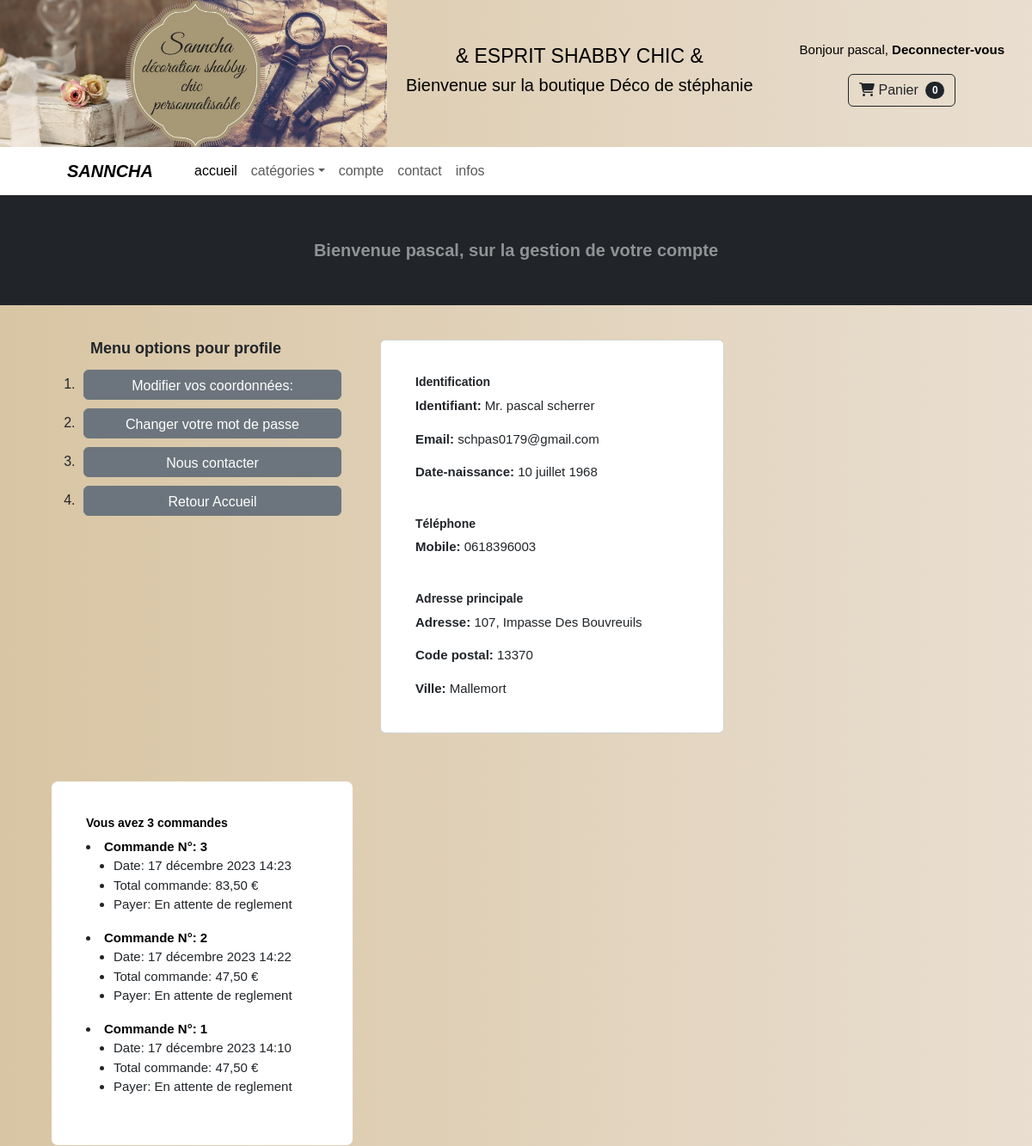
The app's page /account/dashboard/ (signed in, upper part), older data.
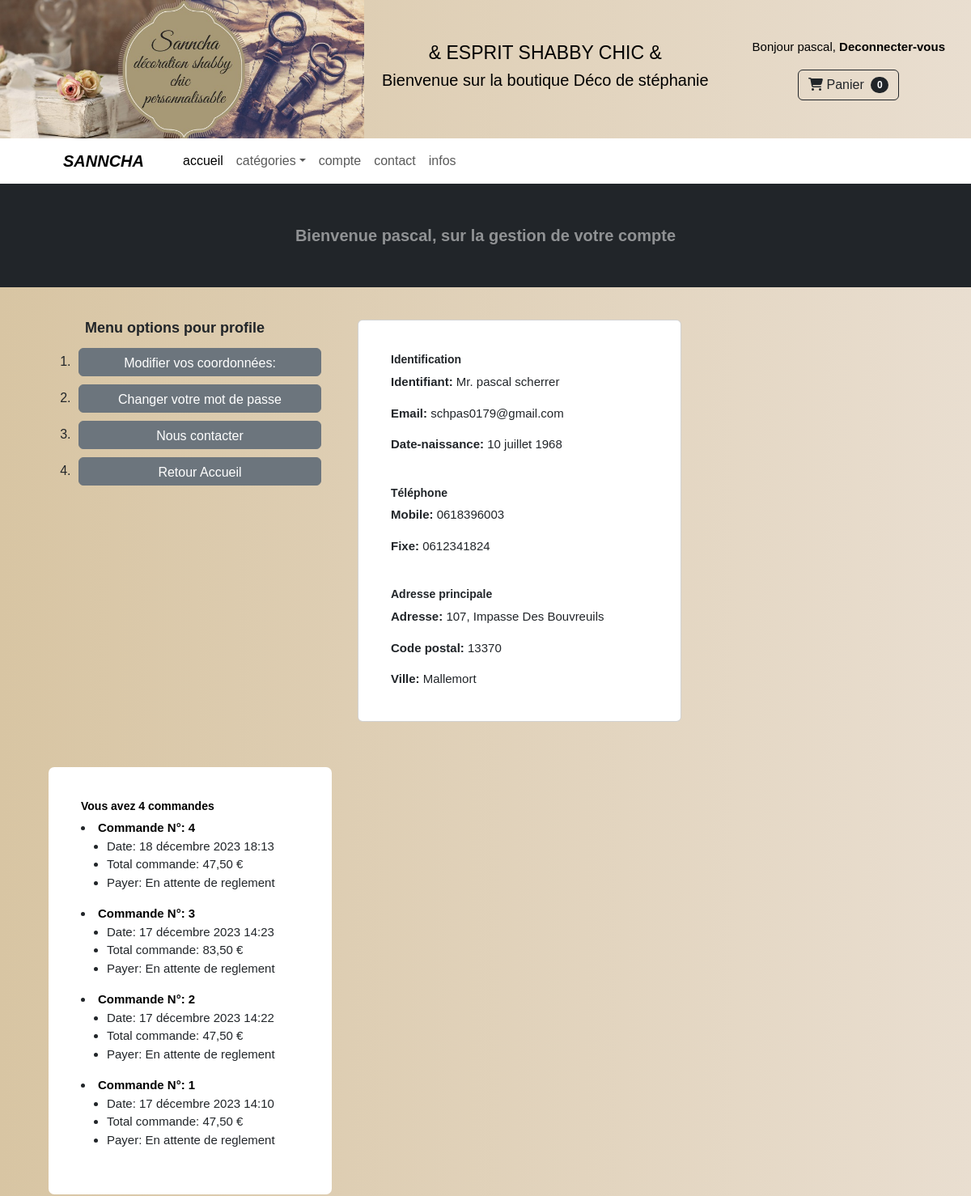
The same page, newer data.
### account/models.py (models this page shows, shortened)
class Profile(models.Model):
    GENRE = (
        ('aucun', 'aucun'),
        ('Mme.', 'Mme.'),
        ('Mr.', 'Mr.'),
    )
    user = models.OneToOneField(settings.AUTH_USER_MODEL, on_delete=models.CASCADE)
    date_of_birth = models.DateField(blank=True, null=True)
    address_primary = models.CharField(max_length=250)
    complement_adress_primary = models.CharField(max_length=250, blank=True, null=True)
    postal_code_primary = models.CharField(max_length=20)
    city_primary = models.CharField(max_length=100)
    phoneNumber1 = models.CharField(max_length=16, blank=True, null=True)
    phoneNumber2 = models.CharField( max_length=16, blank=True, null=True)
    address_secondery = models.CharField(max_length=250, blank=True, null=True)
    complement_adress_secondary = models.CharField(max_length=250, blank=True, null=True)
    postal_code_secondery = models.CharField(max_length=20, blank=True, null=True)
    city_secondery = models.CharField(max_length=100, blank=True, null=True)
    genre = models.CharField(choices=GENRE, default=1, max_length=20)

### order/models.py (models this page shows, shortened)
class Order(models.Model):
    user = models.ForeignKey(settings.AUTH_USER_MODEL, on_delete=models.CASCADE, related_name='order_user')
    created = models.DateTimeField(auto_now_add=True)
    updated = models.DateTimeField(auto_now=True)
    total_order = models.DecimalField(max_digits=5, decimal_places=2)
    order_key = models.CharField(max_length=200)
    paid_status = models.BooleanField(default=False)
    class Meta:
        ordering = ('-created',)
    def get_absolute_url(self):
        return reverse('order_list_by_order', args=[self.id])

### account/views.py (the view)
# urls.py: path("dashboard/", dashboard, name="dashboard"),
@login_required
def dashboard(request, orders_id=None):
	orders = None
	order_item = None
	if request.user.is_authenticated:
		user = User.objects.get (id=request.user.id)
		profile = Profile.objects.all()
		user_profile = profile.filter(user=user)
		order = Order.objects.filter(user=user)
		nb_order = order.count()
		if orders_id:
			orders = get_object_or_404(Order, id=orders_id)
			order_item = OrderItem.objects.filter(order_id=orders_id)
	else:
		return redirect("login")
	context = {
		"order": order,
		"orders": orders,
		"order_item": order_item,
		"nb_order": nb_order,
		"user": user,
		"user_profile": user_profile,
	}
	return render(request, 'account/dashboard.html', context)

### cart/cart.py (called while the page is built)
	def __len__(self):
		return sum(item['quantity'] for item in self.cart.values())

### cart/context_processors.py (called while the page is built)
def cart(request):
	return {'cart': Cart(request)}

### account/templates/account/dashboard.html (shortened to what this page needs)
{% extends "base.html" %}
{% load static %}
{% block css %}
  <link rel="stylesheet" type="text/css" href="{% static 'css/style.css' %}">
{% endblock css %}
{% block content %}
<div id="dashboard">
  <header class="bg-dark py-1">
    <div class="container px-4 px-lg-5 my-5">
        <div class="text-center text-white-50">
            <h3 class="display-4 fw-bolder" style="font-size: 20px;">
                Bienvenue {{ user.first_name }}, sur la gestion de votre compte
            </h3>
        </div>
    </div>
  </header>
  <div class="group">
    <div class="block">
      <div class="menu">
        <h3 style="margin-left: 45px;">Menu options pour profile</h3>
        <ol>
          <li style="padding: 5px;"><a href='{% url "edit" %}#edit-compte' class='btn btn-secondary' style="width: 300px; height: 35px;">Modifier vos coordonnées:</a></li>
          <li style="padding: 5px;"><a href='{% url "password_change" %}#pass-change' class='btn btn-secondary' style="width: 300px; height: 35px;">Changer votre mot de passe</a></li>
          <li style="padding: 5px;"><a href="{% url 'contact' %}#form-contact" class='btn btn-secondary' style="width: 300px; height: 35px;">Nous contacter</a></li>
          <li style="padding: 5px;"><a href="{% url 'home' %}" class='btn btn-secondary' style="width: 300px; height: 35px;">Retour Accueil</a></li>
        </ol>
      </div>
      <div class="profil">
        <div class="card w-100 mb-3">
          <div class="card-body" style="padding: 40px;">
            <h5 class="card-title">Identification</h5>
            {% for item in user_profile %}
            <p class="card-text" style="font-size: 15px;"><span style="font-weight: 600;">Identifiant: </span>{{ item.genre }} {{ user.first_name }} {{ user.last_name }}</p>
            <p class="card-text" style="font-size: 15px;"><span style="font-weight: 600;">Email: </span>{{ user.username }}</p>
            <p class="card-text" style="font-size: 15px;"><span style="font-weight: 600;">Date-naissance: </span>{{ item.date_of_birth }}</p>
            <br/>
            <h5 class="card-title">Téléphone</h5>
            <p class="card-text" style="font-size: 15px;"><span style="font-weight: 600;">Mobile: </span>{{ item.phoneNumber1 }}</p>
            {% if item.phoneNumber2 is not None %}
              <p class="card-text" style="font-size: 15px;"><span style="font-weight: 600;">Fixe: </span>{{ item.phoneNumber2 }}</p>
            {% endif %}
            <br/>
            <h5 class="card-title">Adresse principale</h5>
            <p class="card-text" style="font-size: 15px;"><span style="font-weight: 600;">Adresse: </span>{{ item.address_primary }}</p>
            <p class="card-text" style="font-size: 15px;"><span style="font-weight: 600;">Code postal: </span>{{ item.postal_code_primary }}</p>
            <p class="card-text" style="font-size: 15px;"><span style="font-weight: 600;">Ville: </span>{{ item.city_primary }}</p>
            {% endfor %}
          </div>
        </div>
      </div>
      <div class="order-list" style="min-width: 350px;">
        {% if order_item is None %}
        <div {% if not order %}class="selected"{% endif %}>
          {% if nb_order == 1 %}
            <h5><a href="{% url 'dashboard' %}#dashboard">Vous avez {{ nb_order }} commande</a></h5>
          {% elif nb_order > 1 %}
            <h5> <a href="{% url 'dashboard' %}#dashboard">Vous avez {{ nb_order }} commandes</a></h5>
          {% else %}
            <h5>Vous n'avez pas de commande</h5>
          {% endif %}
        </div>
        <div class="list" style="font-size: 15px;"
          <ul>
            {% for item in order %}
            <li {% if orders_id == item.id %}class="selected"{% endif %}><a href="{{ item.get_absolute_url }}#dashboard">Commande N°: {{ item.id }}</a></li>
            <ul class="order">
              <li>Date: {{ item.created }} </li>
              <li>Total commande: {{ item.total_order }} €</li>
              {% if item.paid_status == False %}
              <li>Payer: En attente de reglement</li>
              {% else %}
              <li>Payer: oui </li>
              {% endif %}
            </ul>
            {% endfor %}
        </div>
        {% endif %}
      </div>
    </div>
  </div>
</div>
{% endblock content %}

### store/templates/base.html (shortened to what this page needs)
{% load static %}
<!DOCTYPE html>
<html lang="fr">
<head>
  <link rel="stylesheet" href="https://cdnjs.cloudflare.com/ajax/libs/font-awesome/6.4.2/css/all.min.css"
 />
  <link href="https://cdn.jsdelivr.net/npm/bootstrap@5.3.2/dist/css/bootstrap.min.css" rel="stylesheet">
  {% block css %} {% endblock %}
</head>
<body>
  <header>{% include 'navbar.html' %}</header>
  <div id="content">
    {% block content %} {% endblock %}
  </div>
  {% include 'footer.html' %}
</body>
</html>

### store/templates/navbar.html (shortened to what this page needs)
{% load static %}
{% block css %}
    <link rel="stylesheet"
          type="text/css"
          href="{% static 'css/style.css' %}">
{% endblock css %}
<div id="navbar">
    <div class="group">
        <div class="left-section">
            <img src="{% static 'assets/logo.jpg' %}" alt="logo"></image>
        </div>
        <div class="center">
            <div class="text-center">
                <h1>& ESPRIT SHABBY CHIC &</h1>
                <h2>Bienvenue sur la boutique Déco de stéphanie</h2>
            </div>
        </div>
        <div class="right-section">
            <div class="user">
                {% if request.user.is_authenticated %}
                    <p>
                        Bonjour {{ request.user.first_name|default:request.user.username }},
                        <a href='{% url "logout" %}#navbar'>Deconnecter-vous</a>
                    </p>
                {% else %}
                    <p>
                        <a href='{% url "login" %}#nav'>Connecter-vous</a>
                    </p>
                {% endif %}
            </div>
            <form class="d-flex" style="margin-bottom: 20px;">
                <a href="{% url 'cart_detail' %}" class="btn btn-outline-dark"><i class="fa-solid fa-cart-shopping"></i>
                                    Panier
                {% with total_qty=cart|length %}
                <span class="badge bg-dark text-white ms-1 rounded-pill" id="cart_quantity">
                    {% if total_qty > 0 %}
                        {{ total_qty }}
                    {% else %}
                        0
                    {% endif %}
                </span></a>
                {% endwith%}
            </form>
        </div>
    </div>
</div>
<div id="nav">
    <nav class="navbar navbar-expand-lg navbar-light bg-white">
        <div class="container px-4 px-lg-5">
            <a class="navbar-brand" href="{% url 'home' %}" style="font-style: oblique;">SANNCHA</a>
            <div class="collapse navbar-collapse" id="navbarSupportedContent">
                <ul class="navbar-nav me-auto mb-2 mb-lg-0 ms-lg-4">
                    <li class="nav-item"><a class="nav-link active" aria-current="page" href="{% url 'home' %}">accueil</a></li>
                    <li class="nav-item dropdown">
                        <a class="nav-link dropdown-toggle" id="navbarDropdown" href="#" role="button" data-bs-toggle="dropdown" aria-expanded="false">catégories</a>
                    </li>
                    {% if request.user.is_authenticated %}
                        <li class="nav-item"><a class="nav-link" href="{% url 'dashboard' %}#dashboard">compte</a></li>
                    {% endif %}
                    <li class="nav-item"><a class="nav-link" href="{% url 'contact' %}#form-contact">contact</a></li>
                    <li class="nav-item"><a class="nav-link" href="">infos</a></li>
                </ul>
            </div>
        </div>
    </nav>
</div>

### store/templates/footer.html (shortened to what this page needs)
{% load static %}
{% block css%}
<link rel="stylesheet" type="text/css" href="{% static 'css/style.css' %}">
{% endblock %}

### static/css/style.css (style rules this page uses)
* { padding: 0px; margin: 0px; font-family: Arial, Helvetica, sans-serif; }
body { background: linear-gradient(90deg, #d8c5a3, #e9ded0); padding: 0px; margin: 0px; }
h1 { font-size: 23px; }
h2 { font-size: 20px; }
h3 { font-size: 18px; font-weight: 600; }
h5 { font-size: 14px; font-weight: 600; }
a { text-decoration: none; color: black; font-weight: 600; position: relative; }
a::before { position: absolute; right: 0; left: 0; bottom: 0px; margin: auto; width: 0%; content: ''; color: transparent; background: black; height: 0px; transition: all 0.3sec; }
#navbar { padding: 0%; margin: 0%; color: black; }
#navbar .group { display: flex; width: 100%; flex-wrap: wrap; align-items: stretch; justify-content: space-between; }
#navbar .group .left-section { align-content: first baseline; margin: 0%; padding: 0%; min-width: min-content; max-width: max-content; }
#navbar .group .left-section img { display: block; max-width: 450px; min-width: 250px; }
#navbar .group .center { min-height: min-content; max-height: max-content; margin: 0px; padding: 0px; margin-right: auto; margin-left: auto; align-self: center; }
#navbar .group .center .text-center { text-align: center; }
#navbar .group .right-section { display: flex; flex-wrap: wrap; min-width: min-content; max-width: max-content; justify-content: space-around; height: auto; flex-direction: column; margin-left: auto; margin-right: auto; align-items: center; align-self: center; align-content: center; }
#navbar .group .right-section .user { min-width: min-content; max-width: max-content; height: max-content; padding: 20px 10px 0px 10px; font-size: 15px; }
#navbar .group .right-section .user a { font-size: 15px; }
#dashboard { width: 100%; }
#dashboard .group { width: 90%; margin-left: auto; margin-right: auto; margin-top: 40px; margin-bottom: 40px; display: flex; }
#dashboard .group .block { display: flex; flex-wrap: wrap; gap: 40px; }
#dashboard .group .block .profil { min-width: 400px; }
#dashboard .group .block .order-list { border-radius: 7px; background-color: #ffffff; padding: 40px; height: max-content; }

Row changes from the older to the newer data that the page shows:
changed Profile "Mr.": phoneNumber2 (not shown) → "0612341824"
added Order: id "4", created "18 décembre 2023 18:13", total_order "47,50", paid_status "Payer: En attente de reglement"
Text that changed along with them:
{{ nb_order }}: "3" → "4"
